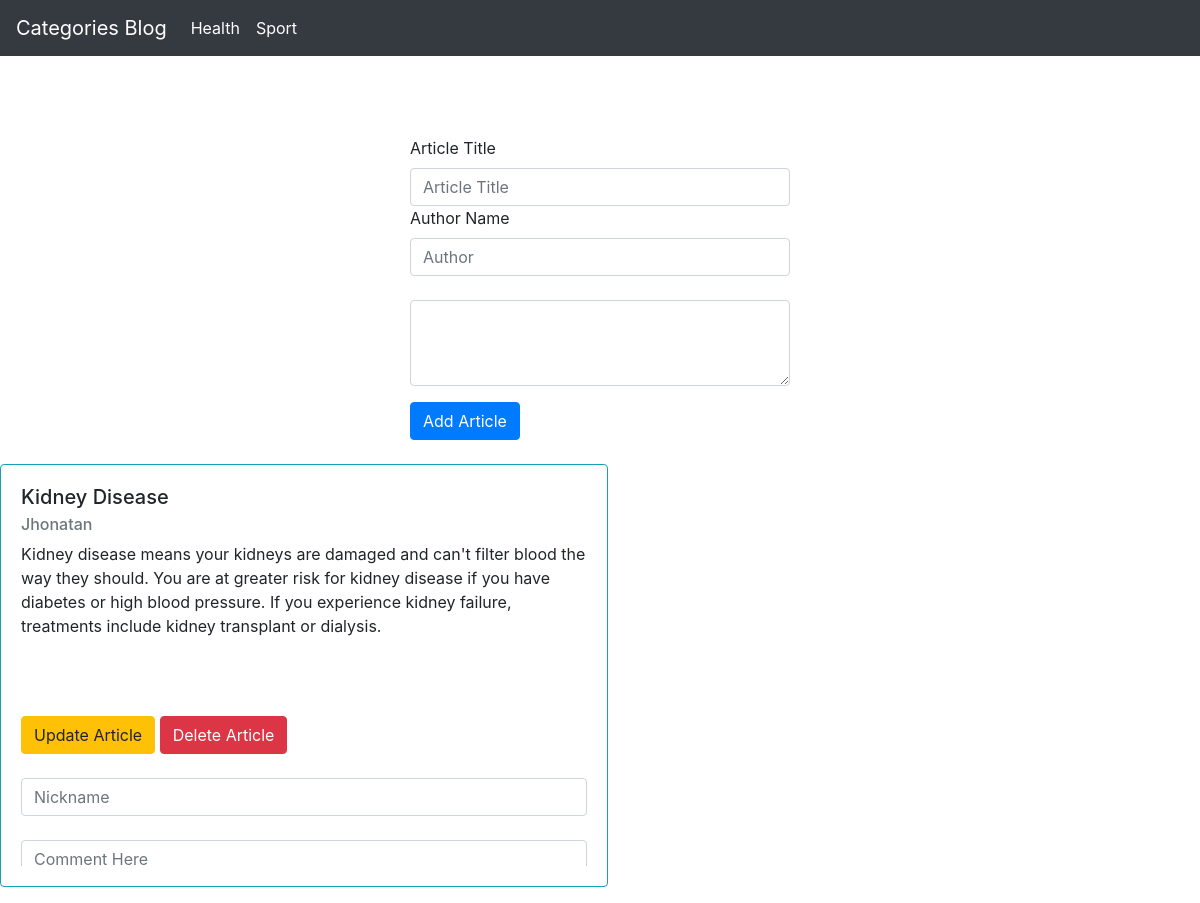
/show_articles.php?category_i=14, run on the app's committed database.
### tables this page shows
CREATE TABLE `category` (
  `id` int(11) NOT NULL,
  `name` varchar(255) NOT NULL
);

CREATE TABLE `article` (
  `id` int(11) NOT NULL,
  `title` varchar(255) NOT NULL,
  `article_text` text NOT NULL,
  `author` varchar(255) NOT NULL,
  `category_id` int(11) NOT NULL
);

### CategoryManager.php (called while the page is built, shortened)
<?php
class CategoryManager extends Category
{
    public static function findAllCategories()
    {
        $select_statement = 'SELECT * FROM category';
        $database = new DataBase();
        $connection = $database->connection();
        $select_query = $connection->prepare($select_statement);
        $select_query->execute();
        return $select_query->fetchAll(PDO::FETCH_OBJ);
    }
}
?>

### update/update_article.php (called while the page is built, shortened)
<?php
require_once 'ArticleManager.php';
$art_title="";
$auth_name = "";
$active_article_update_btn = false;
?>

### ArticleManager.php (called while the page is built, shortened)
<?php
class ArticleManager extends Article
{
	public static function findArticleByCatId(int $catId)
    {
		$search_statement = 'SELECT * FROM article WHERE category_id = :c_id';
		$database = new DataBase();
		$connection = $database->connection();
		$search_query = $connection->prepare($search_statement);
		$search_query->execute(['c_id' => $catId]);
		return $search_query->fetchAll(PDO::FETCH_OBJ);
	}
}
?>

### update/update_comment.php (called while the page is built, shortened)
<?php
require_once 'CommentManager.php';
$nickname = "";
?>

### CommentManager.php (called while the page is built, shortened)
<?php
class CommentManager extends Comment
{
	public static function findCommentByArticleId(int $Artid)
    {
		$search_statement = 'SELECT * FROM comments WHERE article_id = :a_id';
		$database = new DataBase();
		$connection = $database->connection();
		$search_query = $connection->prepare($search_statement);
		$search_query->execute(['a_id' => $Artid]);
		return $search_query->fetchAll(PDO::FETCH_OBJ);
	}
}
?>

### show_articles.php (the view, shortened to what this page needs)
<?php
    require 'update/update_comment.php';
    require 'update/update_article.php';
    require_once 'ArticleManager.php';
    if(isset($_GET['category_i']))
    {
        $articles = ArticleManager::findArticleByCatId($_GET['category_i']);
    }
?>
<!DOCTYPE html>
<html lang="en">
    <head>
        <link href="css/bootstrap.min.css" rel="stylesheet"/>
    </head>
    <body>
        <nav class="navbar navbar-expand-lg navbar-dark bg-dark">
            <a class="navbar-brand" href="index.php">Categories Blog</a>
            <div class="collapse navbar-collapse" id="navbarText">
                <ul class="navbar-nav mr-auto">
                <?php
                    require_once 'CategoryManager.php';
                    $categories = CategoryManager::findAllCategories();
                    foreach ($categories as $category)
                {?>
                    <li class="nav-item active">
                        <a class="nav-link" href="show_articles.php?category_i=<?= $category->id ?>"><?= $category->name; ?></a>
                    </li>
                <?php
                }
                ?>
                </ul>
            </div>
        </nav>
        <div class="row justify-content-md-center" style="margin-top: 5em;">
            <div class="col-4">
            <form action="" method="POST">
                <div class="form-group">
                <label for="exampleFormControlTextarea1">Article Title</label>
                <input class="form-control" type="text" placeholder="Article Title"
                    name="submit_article_title" value="<?=$art_title?>">
                    <label for="exampleFormControlTextarea1">Author Name</label>
                    <input class="form-control" type="text" placeholder="Author"
                    name="submit_article_author" value="<?=$auth_name?>">
                    <div class="form-group">
                        <textarea class="form-control" id="exampleFormControlTextarea1" rows="3"
                        name="submit_article_text"><?=$art_text?></textarea>
                    </div>
                </div>
                <?php
                    if(!$active_article_update_btn)
                        {
                ?>
                            <button type="submit" class="btn btn-primary" name="add_article">Add Article</button>
                <?php
                        }
                    else
                        {
                ?>
                            <button type="submit" class="btn btn-warning" name="submit_article_update">Update Article</button>
                <?php
                        }
                        ?>
            </form>
            </div>
        </div>
        <div class="row row-cols-1 row-cols-md-3">
        <div class="card-group">
        <?php
            foreach ($articles as $article)
            {
        ?>
        <div class="mt-4 col">
            <div class="card border-info mb-3" style="width: 38rem">
                <div class="card-body">
                    <h5 class="card-title"><?= $article->title; ?></h5>
                    <h6 class="card-subtitle mb-2 text-muted"><?= $article->author; ?></h6>
                    <div style="height:150px; overflow-y : auto;">
                        <p class="card-text"><?= $article->article_text;?></p>
                    </div>
                    <div style="height:150px; overflow-y : auto;" class="mt-4">
                    <form action="" method="POST">
                    <button type="submit" class="btn btn-warning" name="update_article">Update Article</button>
                    <button type="submit" class="btn btn-danger" name="delete_article">Delete Article</button>
                    <div class="form-group">
                            <input class="form-control" type="text" placeholder="Nickname" name="submit_nickname"
                            value="<?=$nickname?>">
                        <div class="mt-4 form-group">
                            <textarea class="form-control" id="exampleFormControlTextarea1" rows="3"
                        name="submit_comment" placeholder="Comment Here"><?=$the_comment?></textarea>
                        </div>
                    </div>
                    </form>
                    <?php
                    require_once 'CommentManager.php';
                    $comments = CommentManager::findCommentByArticleId($article->id);
                    foreach ($comments as $comment)
                    {
                    ?>
                    </div>
                    </div>
                    <?php
                    }
                    ?>
                    </div>
                </div>
        <?php
            }
        ?>
    </body>
</html>

### data on the page
category: name "Health"
category: name "Sport"
article: title "Kidney Disease", author "Jhonatan", article_text "Kidney disease means your kidneys are damaged and can't filter blood the way they should. You are at greater risk for kidney disease if you have diabetes or high blood pressure. If you experience kidney failure, treatments include kidney transplant or dialysis."
